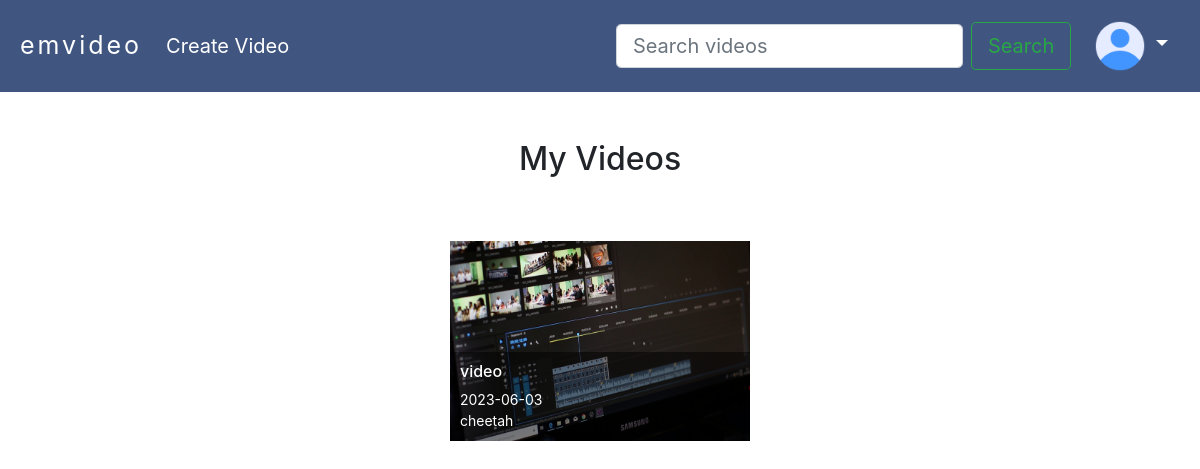
/videos/my_videos/ (signed in), run on an earlier commit of the app's database.
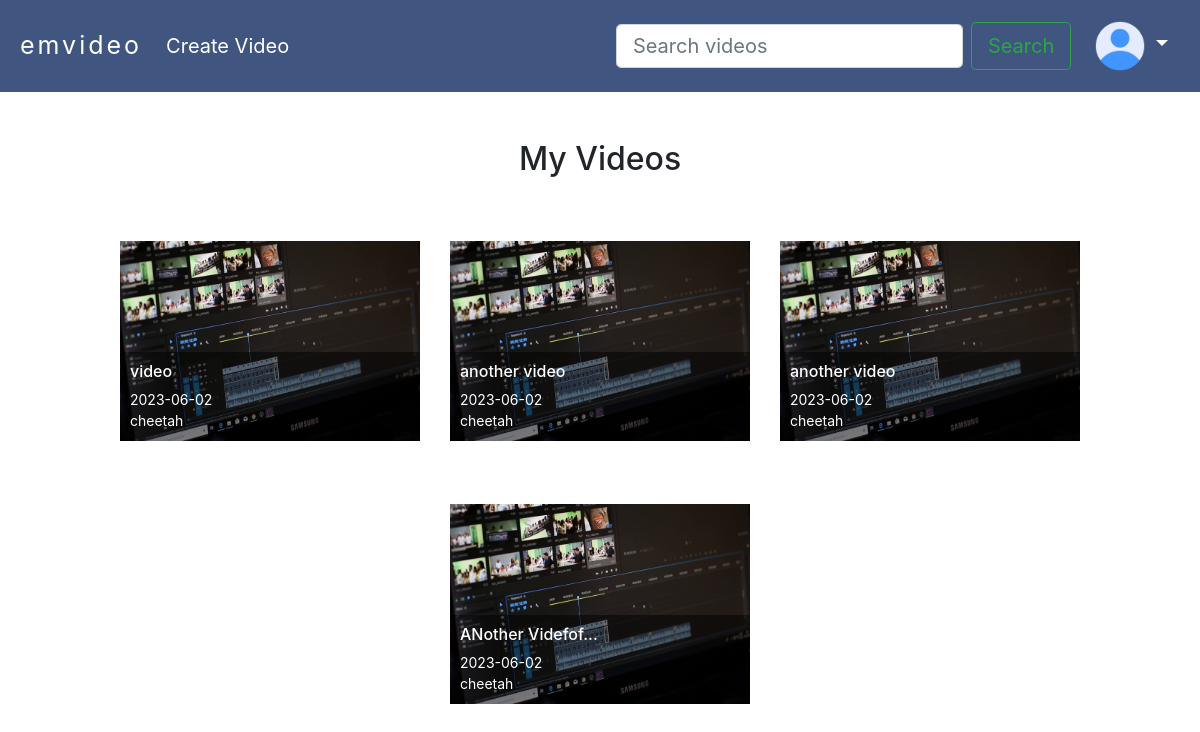
And on a later commit of the database.
### videos_interface/models.py (models this page shows, shortened)
class Thumbnail(models.Model):
    image_file = models.ImageField(upload_to = "images/thumbnails/")
    video = models.OneToOneField(
        Video,
        blank = True,
        null = True,
        on_delete=models.CASCADE,
    )
    def __str__(self):
        return f"Thumbnail {self.pk}"

class Video(models.Model):
    title = models.CharField(max_length=200, blank=True)
    videofile= models.FileField(upload_to='videos/', blank=True)
    clicks = models.IntegerField(null=True, blank=True)
    views = models.IntegerField(null=True, blank = True)
    user = models.ForeignKey(User, on_delete=models.CASCADE, null=True)
    created = models.DateTimeField(auto_now_add=True)
    modified = models.DateTimeField(auto_now=True)

### videos_interface/views.py (the view)
# urls.py: path('my_videos/', views.my_videos, name = "my_videos"),
def my_videos(request):
    context = {}
    if request.user.is_authenticated:
        search_form = VideoSearchForm()
        context["search_form"] = search_form
        videos_count = Video.objects.filter(user = request.user).count()
        if videos_count == 0:
            context['message'] = "You haven't uploaded any videos."
        thumbnails = Thumbnail.objects.filter(video__user = request.user)
        context["thumbnails"] = thumbnails
        if 'message' in context:
            context['message_present'] = True
        else:
            context['message_present'] = False
        print("CONTEXT", context)
    return render(request, 'videos_interface/my_videos.html', context)

### videos_interface/forms.py
class VideoSearchForm(forms.Form):
    search_query = forms.CharField(max_length=100, required=False, widget=forms.TextInput(attrs={'placeholder': 'Search videos'}))
    def __init__(self, *args, **kwargs):
        super().__init__(*args, **kwargs)
        self.fields["search_query"].widget.attrs['class'] = 'form-control mr-sm-2 btn-lg'

### videos_interface/context_processors.py (called while the page is built)
def video_search_form(request):
    form = VideoSearchForm()
    return {'video_search_form': form}

### videos_interface/templatetags/custom_filters.py (called while the page is built)
@register.filter
def truncate_chars(value, max_length):
    if len(value) > max_length:
        return value[:max_length] + '...'
    return value

### videos_interface/templates/videos_interface/my_videos.html (shortened to what this page needs)
{% extends "videos_interface/base.html" %}
{% load static %}
{% load custom_filters %}
{% block css_file %}
    <link rel="stylesheet" type="text/css" href="{% static 'myvideos.css' %}">
{% endblock css_file%}
{% block nav_buttons %}
    <li>
        <a class="navbar-brand" href="{% url 'create_video' %}">Create Video</a>
    </li>
{% endblock nav_buttons %}
{% block search_bar %}
    <form class="form-inline my-2 my-lg-0" method="POST" action="{% url 'video_search' 1 %}"> {% csrf_token %}
        {{ search_form.search_query }}
        <button class="btn btn-outline-success my-2 my-sm-0 btn-lg" type="submit">Search</button>
    </form>
{% endblock search_bar %}
{% block page_content %}
    <h2 class = 'mb-5 text-center mt-5'>My Videos</h2>
    <div class = "d-flex flex-wrap justify-content-center">
        {% for thumbnail in thumbnails %}
        <div class = "video-container mb-5">
            <a href = "{% url 'my_video_detail' thumbnail.video.pk %}">
                <img src='{{ MEDIA_URL }}{{ thumbnail.image_file }}' width="300" height="200">
            </a>
            <div class="video-details">
                {% with max_length_video_title=15 %}
                    {% if thumbnail.video.title|length > max_length_video_title %}
                        <h6> {{ thumbnail.video.title|truncate_chars:max_length_video_title }}</h5>
                    {% else %}
                        <h6>{{ thumbnail.video.title }}</h5>
                    {% endif %}
                {% endwith %}
                <p>{{ thumbnail.video.created|date:"Y-m-d"  }}</p>
                <p>{{ thumbnail.video.user.username }}</p>
            </div>
        </div>
        {% endfor %}
    </div>
{%endblock%}

What changed in the data, as far as the page shows it:
changed through a linked row, Thumbnail "video": video.created "2023-06-03" → "2023-06-02"
added Thumbnail: image_file (picture), video "another video", video.created "2023-06-02", video.user.username "cheetah"
added Thumbnail: image_file (picture), video "another video", video.created "2023-06-02", video.user.username "cheetah"
added Thumbnail: image_file (picture), video "ANother Videfof...", video.created "2023-06-02", video.user.username "cheetah"
